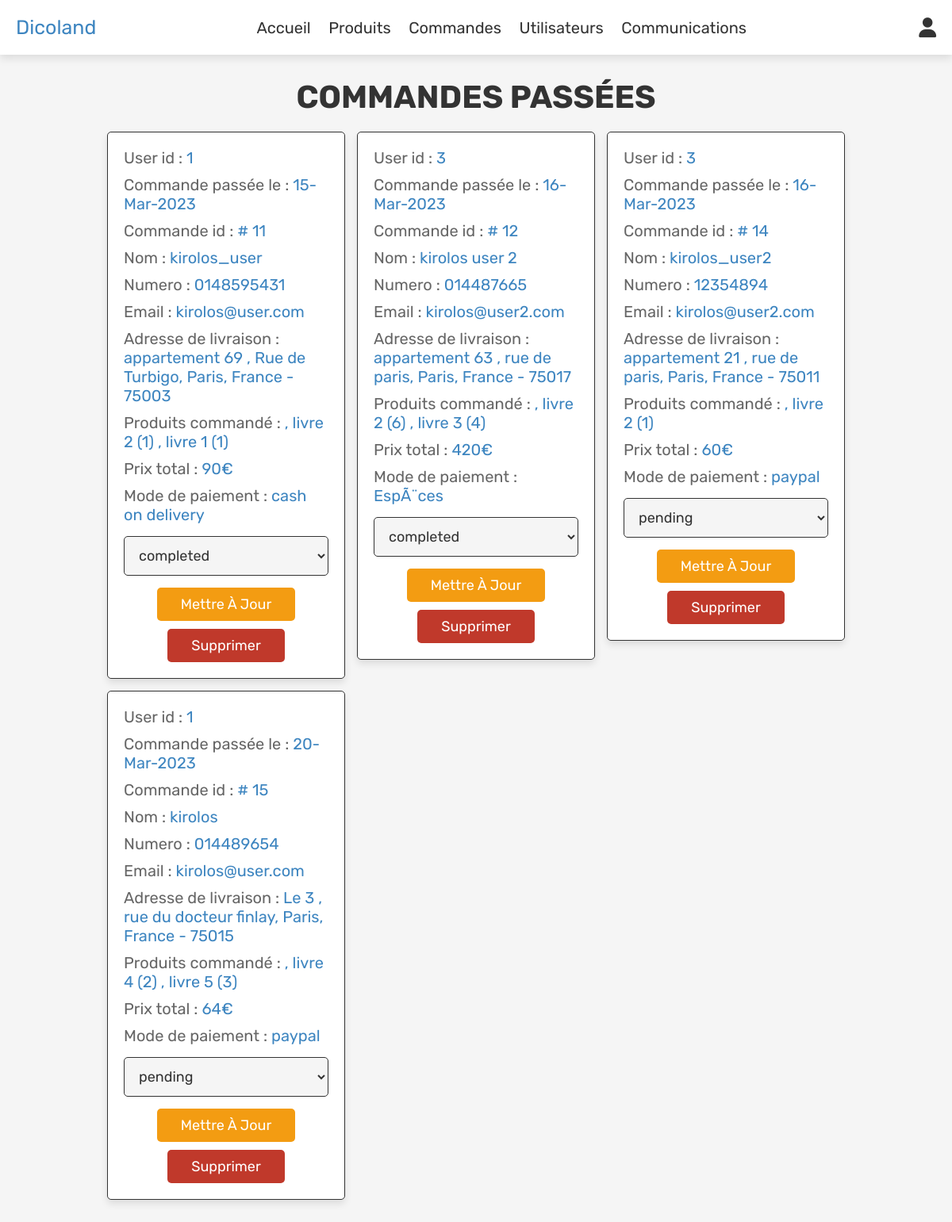
Before: /admin_orders.php (signed in) with the older database file.
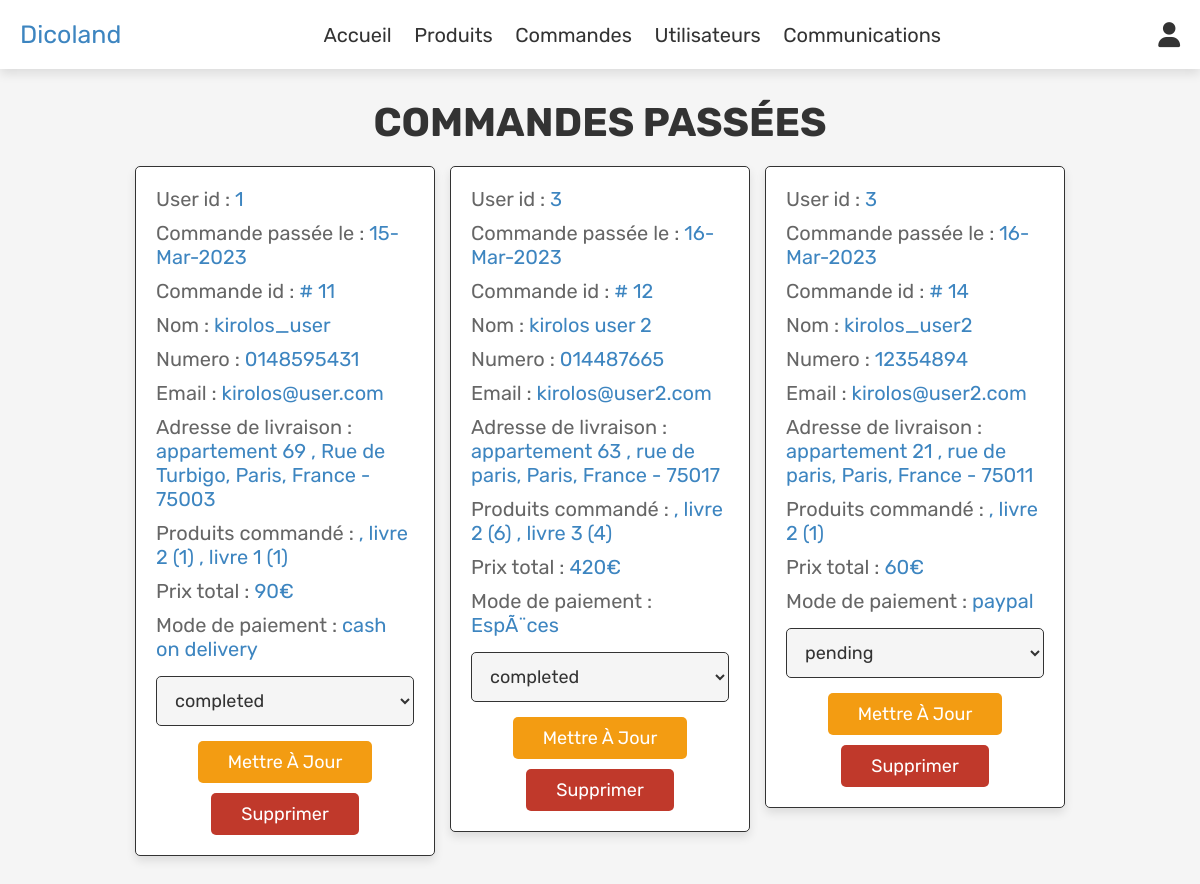
After: the same page with the newer database file.
### tables this page shows
CREATE TABLE `orders` (
  `id` int(100) NOT NULL,
  `user_id` int(100) NOT NULL,
  `name` varchar(100) NOT NULL,
  `number` varchar(12) NOT NULL,
  `email` varchar(100) NOT NULL,
  `method` varchar(50) NOT NULL,
  `address` varchar(500) NOT NULL,
  `total_products` varchar(1000) NOT NULL,
  `total_price` int(100) NOT NULL,
  `placed_on` varchar(50) NOT NULL,
  `payment_status` varchar(20) NOT NULL DEFAULT 'pending'
);

### admin_orders.php (the view, shortened to what this page needs)
<?php
include 'config.php';
?>
<!DOCTYPE html>
<html lang="en">
<head>
   <link rel="stylesheet" href="https://cdnjs.cloudflare.com/ajax/libs/font-awesome/6.0.0/css/all.min.css">
   <link rel="stylesheet" href="css/admin_style.css">
</head>
<body>
<?php include 'admin_header.php'; ?>
<section class="orders">
   <h1 class="title">Commandes passées</h1>
   <div class="box-container">
      <?php
      $select_orders = mysqli_query($conn, "SELECT * FROM `orders`") or die('query failed');
      if(mysqli_num_rows($select_orders) > 0){
         while($fetch_orders = mysqli_fetch_assoc($select_orders)){
      ?>
      <div class="box">
         <p> User id : <span><?php echo $fetch_orders['user_id']; ?></span> </p>
         <p> Commande passée le : <span><?php echo $fetch_orders['placed_on']; ?></span> </p>
         <p> Commande id : <span> # <?php echo $fetch_orders['id']; ?></span> </p>
         <p> Nom : <span><?php echo $fetch_orders['name']; ?></span> </p>
         <p> Numero : <span><?php echo $fetch_orders['number']; ?></span> </p>
         <p> Email : <span><?php echo $fetch_orders['email']; ?></span> </p>
         <p> Adresse de livraison  : <span><?php echo $fetch_orders['address']; ?></span> </p>
         <p> Produits commandé : <span><?php echo $fetch_orders['total_products']; ?></span> </p>
         <p> Prix total : <span><?php echo $fetch_orders['total_price']; ?>€</span> </p>
         <p> Mode de paiement : <span><?php echo $fetch_orders['method']; ?></span> </p>
         <form action="" method="post">
            <select name="update_payment">
               <option value="" selected disabled><?php echo $fetch_orders['payment_status']; ?></option>
            </select>
            <input type="submit" value="mettre à jour" name="update_order" class="option-btn">
            <a href="admin_orders.php?delete=<?php echo $fetch_orders['id']; ?>" onclick="return confirm('delete this order?');" class="delete-btn">Supprimer</a>
         </form>
      </div>
      <?php
         }
      }else{
         echo '<p class="empty">Pas de commande a afficher :/</p>';
      }
      ?>
   </div>
</section>
</body>
</html>

### admin_header.php (shortened to what this page needs)
<header class="header">
   <div class="flex">
      <a href="admin_page.php" class="logo"><span>Dicoland</span></a>
      <nav class="navbar">
         <a href="admin_page.php">Accueil</a>
         <a href="admin_products.php">Produits</a>
         <a href="admin_orders.php">Commandes</a>
         <a href="admin_users.php">Utilisateurs</a>
         <a href="admin_contacts.php">Communications</a>
      </nav>
      <div class="icons">
         <div id="user-btn" class="fas fa-user"></div>
      </div>
   </div>
</header>

### css/admin_style.css (style rules this page uses)
:root { --purple:#3d85c0; --red:#c0392b; --orange:#f39c12; --black:#333; --white:#fff; --light-color:#666; --light-white:#ccc; --light-bg:#f5f5f5; --border:.1rem solid var(--black); --box-shadow:0 .5rem 1rem rgba(0,0,0,.1); }
* { font-family: 'Rubik', sans-serif; margin:0; padding:0; box-sizing: border-box; outline: none; border:none; text-decoration: none; transition:all .2s linear; }
html { font-size: 62.5%; overflow-x: hidden; }
body { background-color: var(--light-bg); }
section { padding:3rem 2rem; }
.title { text-align: center; margin-bottom: 2rem; text-transform: uppercase; color:var(--black); font-size: 4rem; }
.btn, .option-btn, .delete-btn, .white-btn { display: inline-block; margin-top: 1rem; padding:1rem 3rem; cursor: pointer; color:var(--white); font-size: 1.8rem; border-radius: .5rem; text-transform: capitalize; }
.option-btn { background-color: var(--orange); }
.delete-btn { background-color: var(--red); }
.header { position: sticky; top:0; left:0; right:0; z-index: 1000; background-color: var(--white); box-shadow: var(--box-shadow); }
.header .flex { display: flex; align-items: center; padding:2rem; justify-content: space-between; position: relative; max-width: 1200px; margin:0 auto; }
.header .flex .logo { font-size: 2.5rem; color:var(--black); }
.header .flex .logo span { color:var(--purple); }
.header .flex .navbar a { margin:0 1rem; font-size: 2rem; color:var(--black); }
.header .flex .icons div { margin-left: 1.5rem; font-size: 2.5rem; cursor: pointer; color:var(--black); }
.orders .box-container { display: grid; grid-template-columns: repeat(auto-fit, 30rem); justify-content: center; gap:1.5rem; max-width: 1200px; margin:0 auto; align-items: flex-start; }
.orders .box-container .box { background-color: var(--white); padding:2rem; border:var(--border); box-shadow: var(--box-shadow); border-radius: .5rem; }
.orders .box-container .box p { padding-bottom: 1rem; font-size: 2rem; color:var(--light-color); }
.orders .box-container .box p span { color:var(--purple); }
.orders .box-container .box form { text-align: center; }
.orders .box-container .box form select { border-radius: .5rem; margin:.5rem 0; width: 100%; background-color: var(--light-bg); border:var(--border); padding:1.2rem 1.4rem; font-size: 1.8rem; color:var(--black); }

Changed rows visible on the page:
removed orders: user "1", placed_on "20-Mar-2023", id "15", name "kirolos", number "014489654", email "kirolos@user.com", address "Le 3 , rue du docteur finlay, Paris, France - 75015", total_products ", livre 4 (2) , livre 5 (3)", total_price "64", method "paypal", update_payment "pending"
